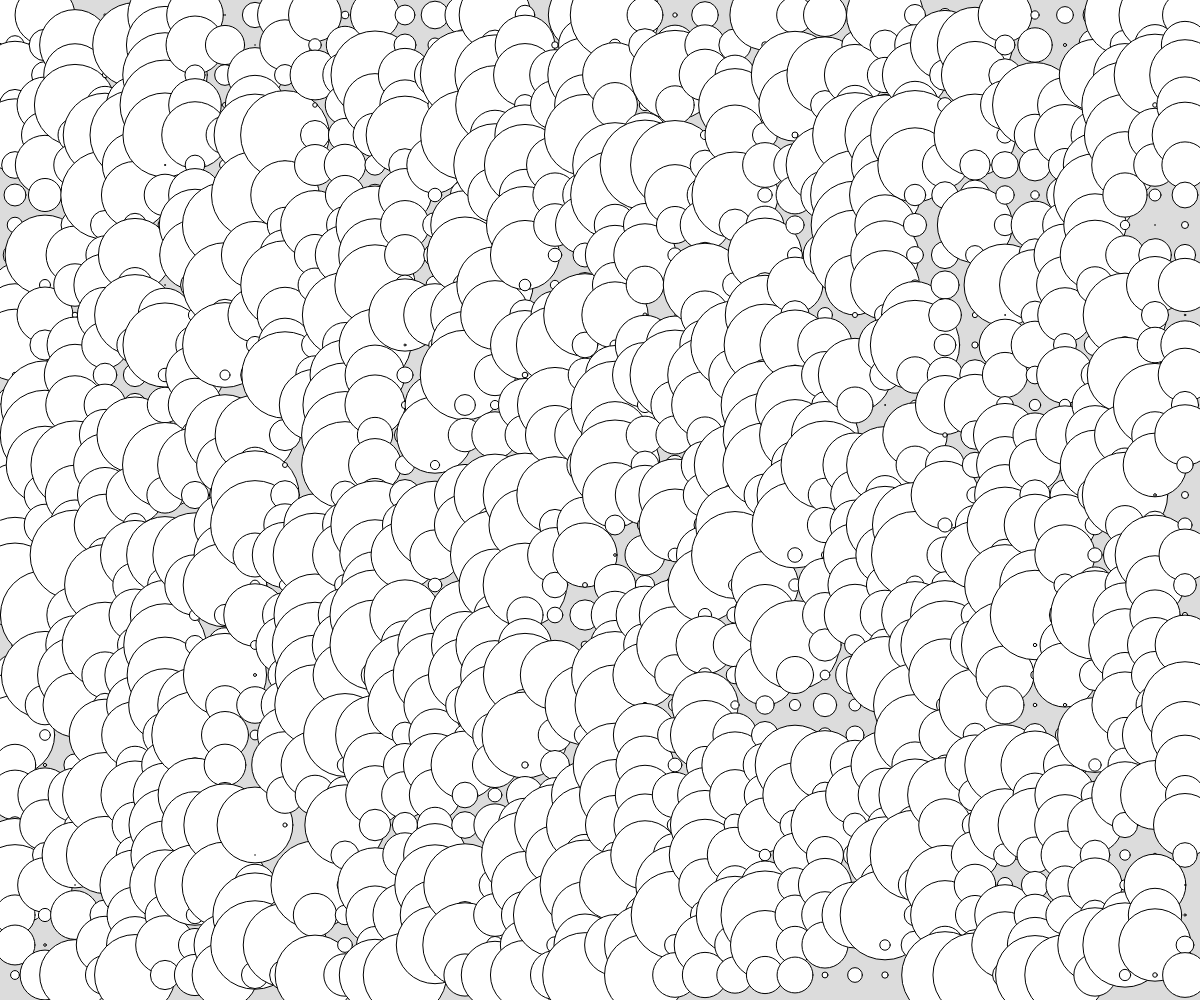
Frame 1 (no input)
Frame 60 (no input): identical to frame 1, image omitted
Frame 120 (the mouse pressed at the canvas centre since frame 60): identical to frame 1, image omitted

The p5.js sketch that drew this single still picture (run headless with seeded random() and noise() and a simulated clock; from frame 60 on, the mouse is pressed at the canvas centre):

// p5.js sketch
// ── sketch.js
// 08 Loop Grid Demo

let gridSpacing = 30;

function setup() {
  createCanvas(windowWidth, windowHeight);
  ellipseMode(CENTER);
  background(220);
  circleGrid();
}

function mouseClicked() {
  background(220);
  circleGrid();
}

function circleGrid() {
  for (let x = gridSpacing / 2; x < width; x += gridSpacing) {
    for (let y = gridSpacing / 2; y < height; y += gridSpacing) {
      let size = random(gridSpacing * 3.000, gridSpacing * 0.000);
      ellipse(x,y,size,size);
    }
  }

}

function draw() {

}
